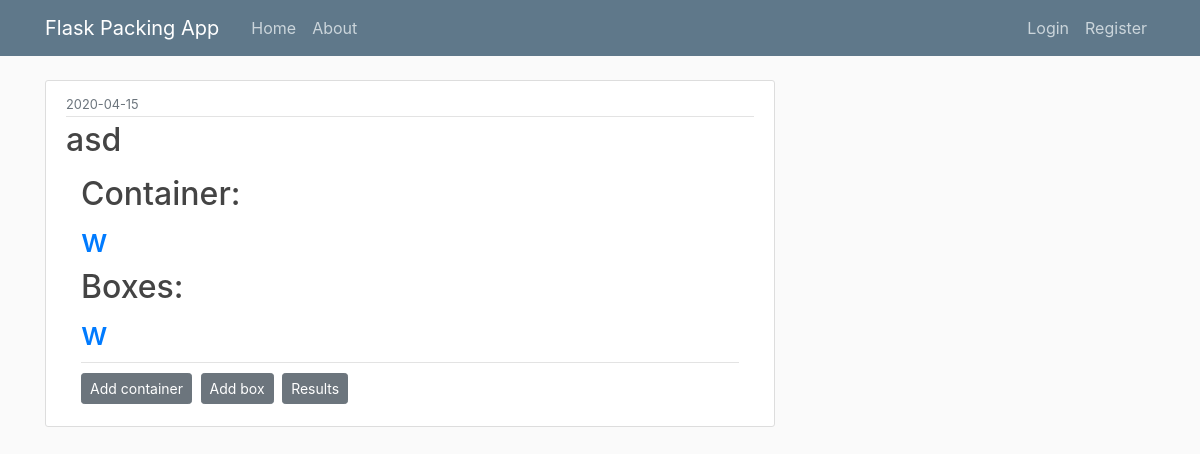
The app's page /packing1/2, older data.
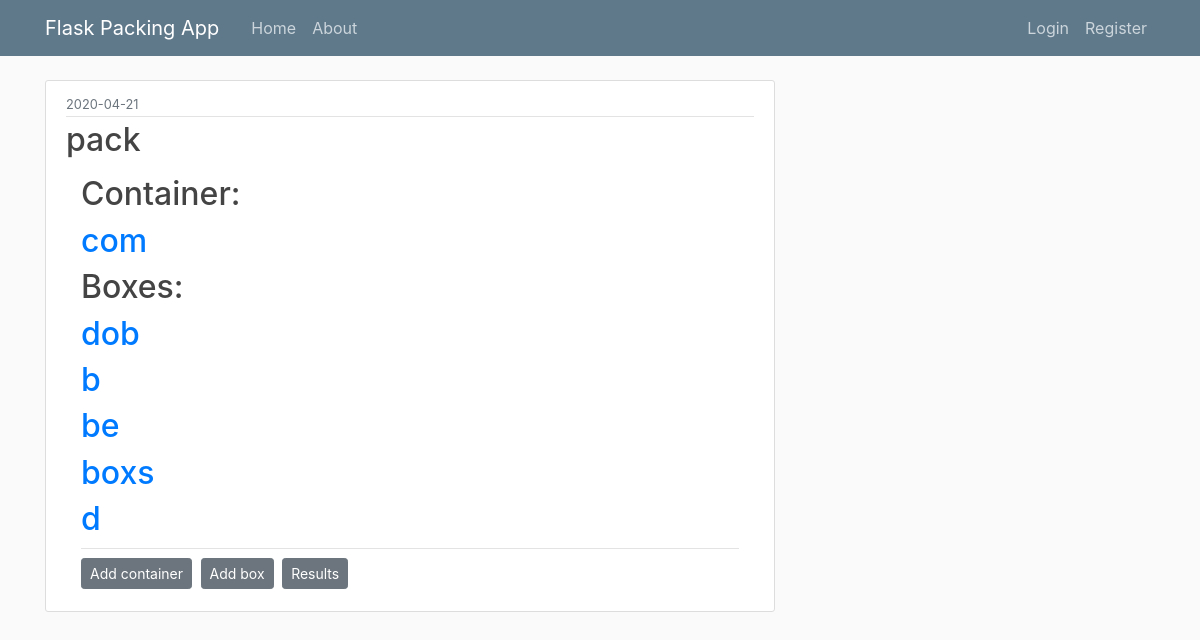
The same page, newer data.
### flasksite/models.py (models this page shows, shortened)
class Packing(db.Model):
    id = db.Column(db.Integer, primary_key=True)
    name = db.Column(db.String(100), nullable=False)
    date_created = db.Column(db.DateTime, nullable=False, default=datetime.utcnow)
    user_id = db.Column(db.Integer, db.ForeignKey('user.id'), nullable=False)
    containers = db.relationship('Container', backref='packing', lazy=True)
    boxes = db.relationship('Box', backref='packing', lazy=True)

class Container(db.Model):
    id = db.Column(db.Integer, primary_key=True)
    name = db.Column(db.String(100), nullable=False)
    x = db.Column(db.Integer, nullable=False)
    y = db.Column(db.Integer, nullable=False)
    z = db.Column(db.Integer, nullable=False)
    max_weight = db.Column(db.Integer, nullable=False)
    packing_id = db.Column(db.Integer, db.ForeignKey('packing.id'), nullable=False)

class Box(db.Model):
    id = db.Column(db.Integer, primary_key=True)
    name = db.Column(db.String(100), nullable=False)
    x = db.Column(db.Integer, nullable=False)
    y = db.Column(db.Integer, nullable=False)
    z = db.Column(db.Integer, nullable=False)
    r_x = db.Column(db.Boolean, default=False, nullable=False)
    r_y = db.Column(db.Boolean, default=False, nullable=False)
    r_z = db.Column(db.Boolean, default=False, nullable=False)
    up = db.Column(db.Boolean, default=False, nullable=False)
    down = db.Column(db.Boolean, default=False, nullable=False)
    weight = db.Column(db.Integer, nullable=False)
    quantity = db.Column(db.Integer, nullable=False)
    packing_id = db.Column(db.Integer, db.ForeignKey('packing.id'), nullable=False)

### flasksite/routes.py (the view)
@app.route("/packing1/<int:packing_id>")
def packing(packing_id):
    packing = Packing.query.get_or_404(packing_id)
    containers = Container.query.filter_by(packing_id= packing_id).all()
    return render_template('packing1.html', name=packing.name, packing=packing, containers = containers)

### flasksite/templates/packing1.html
{% extends "layout.html" %}
{% block content %}
    <article class="media content-section">
        <div class="media-body">
            <div class="article-metadata">
                <small class="text-muted">{{ packing.date_created.strftime('%Y-%m-%d') }}</small>
            </div>
            <h2 class="article-title"><{{ packing.name }}</h2>
            <p class="article-content">{{ packing.name }}</p>
            <div class="container">
                <div class="article-metadata">
                    <h2>Container:</h2>
                    {% for container in packing.containers %}
                        <h2><a class="mr-2" href="{{ url_for('container', container_id=container.id, packing_id=container.packing_id) }}">{{ container.name }}</a></h2>
                    {% endfor %}
                    <h2>Boxes:</h2>
                    {% for box in packing.boxes %}
                        <h2><a class="mr-2" href="{{ url_for('box', box_id=box.id, packing_id=box.packing_id) }}">{{ box.name }}</a></h2>
                    {% endfor %}
                </div>
                <div>
                    <a class="btn btn-secondary btn-sm mt-1 mb-1" href="{{ url_for('new_container',packing_id=packing.id) }}">Add container</a>
                     <a class="btn btn-secondary btn-sm mt-1 mb-1" href="{{ url_for('new_box',packing_id=packing.id) }}">Add box</a>
                     <a class="btn btn-secondary btn-sm mt-1 mb-1" href="{{ url_for('results', packing_id=packing.id) }}">Results</a>
                </div>
            </div>
        </div>
    </article>
{% endblock content %}

Row changes from the older to the newer data that the page shows:
changed Packing: date_created "2020-04-15" → "2020-04-21"; name "asd" → "pack"
changed Container: name "w" → "com"
now on this page (row edited): Box: name "dob"
changed Box (number 2 of 5 on the later page): name "w" → "b"
now on this page (row edited): Box: name "be"
now on this page (row edited): Box: name "boxs"
now on this page (row edited): Box: name "d"
